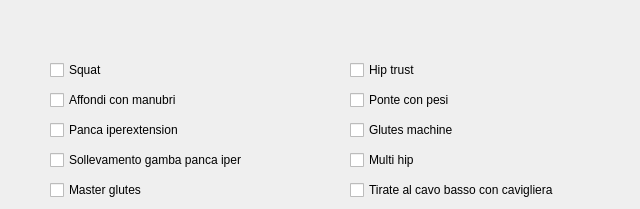
      <widget class="QWidget" name="tab_6">
       <attribute name="title">
        <string>Glutei</string>
       </attribute>
       <widget class="QCheckBox" name="checkBox_69">
        <property name="geometry">
         <rect>
          <x>50</x>
          <y>120</y>
          <width>271</width>
          <height>20</height>
         </rect>
        </property>
        <property name="text">
         <string>Panca iperextension</string>
        </property>
       </widget>
       <widget class="QCheckBox" name="checkBox_63">
        <property name="geometry">
         <rect>
          <x>350</x>
          <y>60</y>
          <width>281</width>
          <height>20</height>
         </rect>
        </property>
        <property name="text">
         <string>Hip trust</string>
        </property>
       </widget>
       <widget class="QCheckBox" name="checkBox_67">
        <property name="geometry">
         <rect>
          <x>350</x>
          <y>120</y>
          <width>201</width>
          <height>20</height>
         </rect>
        </property>
        <property name="text">
         <string>Glutes machine</string>
        </property>
       </widget>
       <widget class="QCheckBox" name="checkBox_60">
        <property name="geometry">
         <rect>
          <x>350</x>
          <y>150</y>
          <width>181</width>
          <height>20</height>
         </rect>
        </property>
        <property name="text">
         <string>Multi hip</string>
        </property>
       </widget>
       <widget class="QCheckBox" name="checkBox_56">
        <property name="geometry">
         <rect>
          <x>50</x>
          <y>60</y>
          <width>281</width>
          <height>20</height>
         </rect>
        </property>
        <property name="text">
         <string>Squat</string>
        </property>
       </widget>
       <widget class="QCheckBox" name="checkBox_52">
        <property name="geometry">
         <rect>
          <x>350</x>
          <y>180</y>
          <width>241</width>
          <height>20</height>
         </rect>
        </property>
        <property name="text">
         <string>Tirate al cavo basso con cavigliera</string>
        </property>
       </widget>
       <widget class="QCheckBox" name="checkBox_59">
        <property name="geometry">
         <rect>
          <x>50</x>
          <y>150</y>
          <width>281</width>
          <height>20</height>
         </rect>
        </property>
        <property name="text">
         <string>Sollevamento gamba panca iper</string>
        </property>
       </widget>
       <widget class="QCheckBox" name="checkBox_66">
        <property name="geometry">
         <rect>
          <x>50</x>
          <y>90</y>
          <width>281</width>
          <height>20</height>
         </rect>
        </property>
        <property name="text">
         <string>Affondi con manubri</string>
        </property>
       </widget>
       <widget class="QCheckBox" name="checkBox_53">
        <property name="geometry">
         <rect>
          <x>50</x>
          <y>180</y>
          <width>121</width>
          <height>20</height>
         </rect>
        </property>
        <property name="text">
         <string>Master glutes</string>
        </property>
       </widget>
       <widget class="QCheckBox" name="checkBox_58">
        <property name="geometry">
         <rect>
          <x>350</x>
          <y>90</y>
          <width>281</width>
          <height>20</height>
         </rect>
        </property>
        <property name="text">
         <string>Ponte con pesi</string>
        </property>
       </widget>
      </widget>
